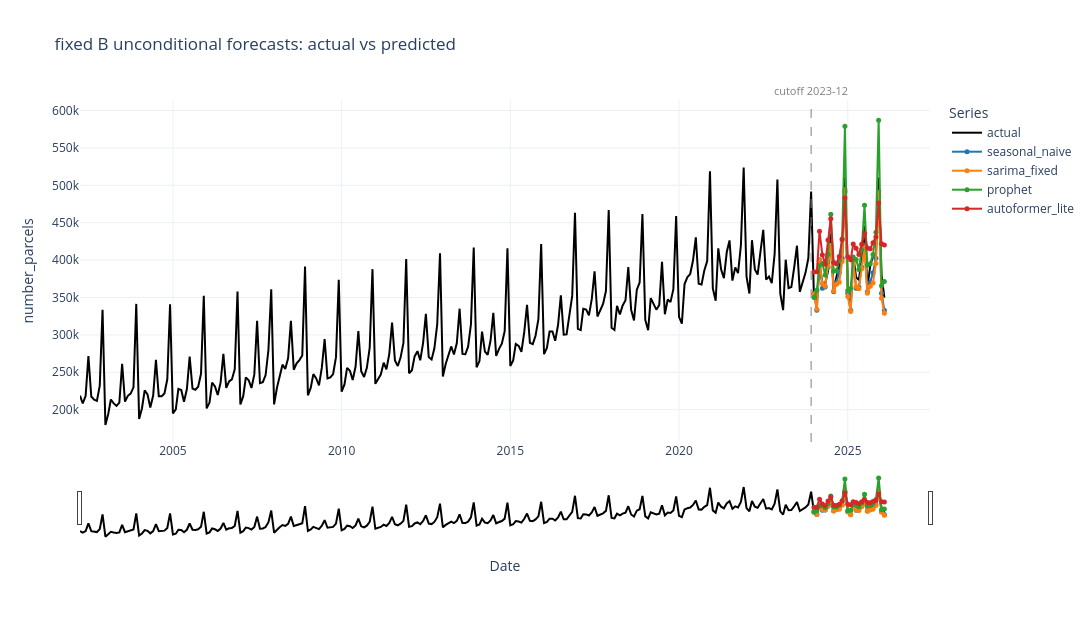

The cell this chart's notebook holds for it:
### Markdown cell above
## 4. fixed B Unconditional

Included series: actual, seasonal naive, SARIMA, Prophet, and autoformer_lite.

No prediction CSV exists for `sarima_grid_best`, so this figure uses fixed-order `sarima_fixed` from `fixed_b_sarimax.csv` as the available substitute. `autoformer_lite` is an Autoformer-inspired / decomposition Transformer baseline, not a strict Autoformer implementation.

### Code cell
fixed_b_unconditional_frames = [
    model_frame("fixed_b_naive", "seasonal_naive", "seasonal_naive"),
    model_frame("fixed_b_sarimax", "sarima", "sarima_fixed"),
    model_frame("fixed_b_prophet", "prophet", "prophet"),
    model_frame("fixed_b_autoformer_lite", "autoformer_lite", "autoformer_lite"),
]

fig_fixed_b_unconditional = make_plot(
    "fixed B unconditional forecasts: actual vs predicted",
    fixed_b_unconditional_frames,
    HTML_DIR / "fixed_b_unconditional_forecasts.html",
)
fig_fixed_b_unconditional.show()

### Figure 1 — Plotly figure (JSON) as saved in the notebook; plotly's stock layout.template omitted (floating-point values rounded to 4 significant figures; data arrays with more than 128 entries replaced by an {"elided": "..."} marker saying what was removed)
{"data": [{"hovertemplate": "date=%{x|%Y-%m}<br>actual=%{y:,.0f}<br>model=actual<extra></extra>", "line": {"color": "black", "width": 2}, "mode": "lines", "name": "actual", "type": "scatter", "x": {"elided": "287 str values"}, "y": {"elided": "287 int values"}}, {"customdata": [["seasonal_naive", 348700.0, 1], ["seasonal_naive", 344200.0, 2], ["seasonal_naive", 392100.0, 3], ["seasonal_naive", 369900.0, 4], ["seasonal_naive", 369000.0, 5], ["seasonal_naive", 385200.0, 6], ["seasonal_naive", 435900.0, 7], ["seasonal_naive", 359200.0, 8], ["seasonal_naive", 378200.0, 9], ["seasonal_naive", 391900.0, 10], ["seasonal_naive", 405100.0, 11], ["seasonal_naive", 510900.0, 12], ["seasonal_naive", 364000.0, 13], ["seasonal_naive", 339700.0, 14], ["seasonal_naive", 405100.0, 15], ["seasonal_naive", 376900.0, 16], ["seasonal_naive", 373500.0, 17], ["seasonal_naive", 402800.0, 18], ["seasonal_naive", 445800.0, 19], ["seasonal_naive", 362600.0, 20], ["seasonal_naive", 392700.0, 21], ["seasonal_naive", 405200.0, 22], ["seasonal_naive", 409300.0, 23], ["seasonal_naive", 510400.0, 24], ["seasonal_naive", 381000.0, 25], ["seasonal_naive", 349800.0, 26]], "hovertemplate": "date=%{x|%Y-%m}<br>predicted=%{y:,.0f}<br>actual=%{customdata[1]:,.0f}<br>horizon=%{customdata[2]}<br>model=%{customdata[0]}<extra></extra>", "line": {"color": "#1f77b4", "width": 2}, "marker": {"size": 5}, "mode": "lines+markers", "name": "seasonal_naive", "type": "scatter", "x": ["2024-01-01T00:00:00.000000000", "2024-02-01T00:00:00.000000000", "2024-03-01T00:00:00.000000000", "2024-04-01T00:00:00.000000000", "2024-05-01T00:00:00.000000000", "2024-06-01T00:00:00.000000000", "2024-07-01T00:00:00.000000000", "2024-08-01T00:00:00.000000000", "2024-09-01T00:00:00.000000000", "2024-10-01T00:00:00.000000000", "2024-11-01T00:00:00.000000000", "2024-12-01T00:00:00.000000000", "2025-01-01T00:00:00.000000000", "2025-02-01T00:00:00.000000000", "2025-03-01T00:00:00.000000000", "2025-04-01T00:00:00.000000000", "2025-05-01T00:00:00.000000000", "2025-06-01T00:00:00.000000000", "2025-07-01T00:00:00.000000000", "2025-08-01T00:00:00.000000000", "2025-09-01T00:00:00.000000000", "2025-10-01T00:00:00.000000000", "2025-11-01T00:00:00.000000000", "2025-12-01T00:00:00.000000000", "2026-01-01T00:00:00.000000000", "2026-02-01T00:00:00.000000000"], "y": [355500.0, 333100.0, 400500.0, 362500.0, 364000.0, 390400.0, 419200.0, 357600.0, 370000.0, 383000.0, 402400.0, 491500.0, 355500.0, 333100.0, 400500.0, 362500.0, 364000.0, 390400.0, 419200.0, 357600.0, 370000.0, 383000.0, 402400.0, 491500.0, 355500.0, 333100.0]}, {"customdata": [["sarima_fixed", 348700.0, 1], ["sarima_fixed", 344200.0, 2], ["sarima_fixed", 392100.0, 3], ["sarima_fixed", 369900.0, 4], ["sarima_fixed", 369000.0, 5], ["sarima_fixed", 385200.0, 6], ["sarima_fixed", 435900.0, 7], ["sarima_fixed", 359200.0, 8], ["sarima_fixed", 378200.0, 9], ["sarima_fixed", 391900.0, 10], ["sarima_fixed", 405100.0, 11], ["sarima_fixed", 510900.0, 12], ["sarima_fixed", 364000.0, 13], ["sarima_fixed", 339700.0, 14], ["sarima_fixed", 405100.0, 15], ["sarima_fixed", 376900.0, 16], ["sarima_fixed", 373500.0, 17], ["sarima_fixed", 402800.0, 18], ["sarima_fixed", 445800.0, 19], ["sarima_fixed", 362600.0, 20], ["sarima_fixed", 392700.0, 21], ["sarima_fixed", 405200.0, 22], ["sarima_fixed", 409300.0, 23], ["sarima_fixed", 510400.0, 24], ["sarima_fixed", 381000.0, 25], ["sarima_fixed", 349800.0, 26]], "hovertemplate": "date=%{x|%Y-%m}<br>predicted=%{y:,.0f}<br>actual=%{customdata[1]:,.0f}<br>horizon=%{customdata[2]}<br>model=%{customdata[0]}<extra></extra>", "line": {"color": "#ff7f0e", "width": 2}, "marker": {"size": 5}, "mode": "lines+markers", "name": "sarima_fixed", "type": "scatter", "x": ["2024-01-01T00:00:00.000000000", "2024-02-01T00:00:00.000000000", "2024-03-01T00:00:00.000000000", "2024-04-01T00:00:00.000000000", "2024-05-01T00:00:00.000000000", "2024-06-01T00:00:00.000000000", "2024-07-01T00:00:00.000000000", "2024-08-01T00:00:00.000000000", "2024-09-01T00:00:00.000000000", "2024-10-01T00:00:00.000000000", "2024-11-01T00:00:00.000000000", "2024-12-01T00:00:00.000000000", "2025-01-01T00:00:00.000000000", "2025-02-01T00:00:00.000000000", "2025-03-01T00:00:00.000000000", "2025-04-01T00:00:00.000000000", "2025-05-01T00:00:00.000000000", "2025-06-01T00:00:00.000000000", "2025-07-01T00:00:00.000000000", "2025-08-01T00:00:00.000000000", "2025-09-01T00:00:00.000000000", "2025-10-01T00:00:00.000000000", "2025-11-01T00:00:00.000000000", "2025-12-01T00:00:00.000000000", "2026-01-01T00:00:00.000000000", "2026-02-01T00:00:00.000000000"], "y": [354400.0, 334200.0, 399300.0, 368200.0, 365000.0, 392100.0, 420000.0, 358700.0, 367800.0, 370500.0, 398200.0, 494300.0, 351300.0, 331300.0, 396200.0, 364200.0, 361800.0, 388600.0, 416400.0, 355500.0, 365100.0, 369500.0, 395600.0, 489700.0, 348900.0, 329000.0]}, {"customdata": [["prophet", 348700.0, 1], ["prophet", 344200.0, 2], ["prophet", 392100.0, 3], ["prophet", 369900.0, 4], ["prophet", 369000.0, 5], ["prophet", 385200.0, 6], ["prophet", 435900.0, 7], ["prophet", 359200.0, 8], ["prophet", 378200.0, 9], ["prophet", 391900.0, 10], ["prophet", 405100.0, 11], ["prophet", 510900.0, 12], ["prophet", 364000.0, 13], ["prophet", 339700.0, 14], ["prophet", 405100.0, 15], ["prophet", 376900.0, 16], ["prophet", 373500.0, 17], ["prophet", 402800.0, 18], ["prophet", 445800.0, 19], ["prophet", 362600.0, 20], ["prophet", 392700.0, 21], ["prophet", 405200.0, 22], ["prophet", 409300.0, 23], ["prophet", 510400.0, 24], ["prophet", 381000.0, 25], ["prophet", 349800.0, 26]], "hovertemplate": "date=%{x|%Y-%m}<br>predicted=%{y:,.0f}<br>actual=%{customdata[1]:,.0f}<br>horizon=%{customdata[2]}<br>model=%{customdata[0]}<extra></extra>", "line": {"color": "#2ca02c", "width": 2}, "marker": {"size": 5}, "mode": "lines+markers", "name": "prophet", "type": "scatter", "x": ["2024-01-01T00:00:00.000000000", "2024-02-01T00:00:00.000000000", "2024-03-01T00:00:00.000000000", "2024-04-01T00:00:00.000000000", "2024-05-01T00:00:00.000000000", "2024-06-01T00:00:00.000000000", "2024-07-01T00:00:00.000000000", "2024-08-01T00:00:00.000000000", "2024-09-01T00:00:00.000000000", "2024-10-01T00:00:00.000000000", "2024-11-01T00:00:00.000000000", "2024-12-01T00:00:00.000000000", "2025-01-01T00:00:00.000000000", "2025-02-01T00:00:00.000000000", "2025-03-01T00:00:00.000000000", "2025-04-01T00:00:00.000000000", "2025-05-01T00:00:00.000000000", "2025-06-01T00:00:00.000000000", "2025-07-01T00:00:00.000000000", "2025-08-01T00:00:00.000000000", "2025-09-01T00:00:00.000000000", "2025-10-01T00:00:00.000000000", "2025-11-01T00:00:00.000000000", "2025-12-01T00:00:00.000000000", "2026-01-01T00:00:00.000000000", "2026-02-01T00:00:00.000000000"], "y": [349800.0, 359800.0, 392800.0, 395500.0, 380200.0, 407800.0, 461400.0, 385100.0, 386000.0, 399400.0, 428400.0, 578800.0, 359200.0, 362100.0, 404100.0, 400900.0, 387400.0, 414000.0, 473200.0, 393000.0, 395200.0, 407600.0, 437200.0, 587000.0, 365700.0, 371200.0]}, {"customdata": [["autoformer_lite", 348700.0, 1], ["autoformer_lite", 344200.0, 2], ["autoformer_lite", 392100.0, 3], ["autoformer_lite", 369900.0, 4], ["autoformer_lite", 369000.0, 5], ["autoformer_lite", 385200.0, 6], ["autoformer_lite", 435900.0, 7], ["autoformer_lite", 359200.0, 8], ["autoformer_lite", 378200.0, 9], ["autoformer_lite", 391900.0, 10], ["autoformer_lite", 405100.0, 11], ["autoformer_lite", 510900.0, 12], ["autoformer_lite", 364000.0, 13], ["autoformer_lite", 339700.0, 14], ["autoformer_lite", 405100.0, 15], ["autoformer_lite", 376900.0, 16], ["autoformer_lite", 373500.0, 17], ["autoformer_lite", 402800.0, 18], ["autoformer_lite", 445800.0, 19], ["autoformer_lite", 362600.0, 20], ["autoformer_lite", 392700.0, 21], ["autoformer_lite", 405200.0, 22], ["autoformer_lite", 409300.0, 23], ["autoformer_lite", 510400.0, 24], ["autoformer_lite", 381000.0, 25], ["autoformer_lite", 349800.0, 26]], "hovertemplate": "date=%{x|%Y-%m}<br>predicted=%{y:,.0f}<br>actual=%{customdata[1]:,.0f}<br>horizon=%{customdata[2]}<br>model=%{customdata[0]}<extra></extra>", "line": {"color": "#d62728", "width": 2}, "marker": {"size": 5}, "mode": "lines+markers", "name": "autoformer_lite", "type": "scatter", "x": ["2024-01-01T00:00:00.000000000", "2024-02-01T00:00:00.000000000", "2024-03-01T00:00:00.000000000", "2024-04-01T00:00:00.000000000", "2024-05-01T00:00:00.000000000", "2024-06-01T00:00:00.000000000", "2024-07-01T00:00:00.000000000", "2024-08-01T00:00:00.000000000", "2024-09-01T00:00:00.000000000", "2024-10-01T00:00:00.000000000", "2024-11-01T00:00:00.000000000", "2024-12-01T00:00:00.000000000", "2025-01-01T00:00:00.000000000", "2025-02-01T00:00:00.000000000", "2025-03-01T00:00:00.000000000", "2025-04-01T00:00:00.000000000", "2025-05-01T00:00:00.000000000", "2025-06-01T00:00:00.000000000", "2025-07-01T00:00:00.000000000", "2025-08-01T00:00:00.000000000", "2025-09-01T00:00:00.000000000", "2025-10-01T00:00:00.000000000", "2025-11-01T00:00:00.000000000", "2025-12-01T00:00:00.000000000", "2026-01-01T00:00:00.000000000", "2026-02-01T00:00:00.000000000"], "y": [384200.0, 384300.0, 438500.0, 406900.0, 394300.0, 427000.0, 455400.0, 396700.0, 395200.0, 404900.0, 427000.0, 483000.0, 404400.0, 400400.0, 421500.0, 415800.0, 407400.0, 421300.0, 435800.0, 416200.0, 415000.0, 423200.0, 430900.0, 476200.0, 421900.0, 420200.0]}], "layout": {"annotations": [{"font": {"color": "gray", "size": 11}, "showarrow": false, "text": "cutoff 2023-12", "x": "2023-12-01", "xref": "x", "y": 1, "yanchor": "bottom", "yref": "paper"}], "height": 620, "hovermode": "x unified", "legend": {"title": {"text": "Series"}}, "shapes": [{"line": {"color": "gray", "dash": "dash", "width": 1}, "type": "line", "x0": "2023-12-01", "x1": "2023-12-01", "xref": "x", "y0": 0, "y1": 1, "yref": "paper"}], "title": {"text": "fixed B unconditional forecasts: actual vs predicted"}, "width": 1100, "xaxis": {"rangeslider": {"visible": true}, "title": {"text": "Date"}}, "yaxis": {"title": {"text": "number_parcels"}}}}
